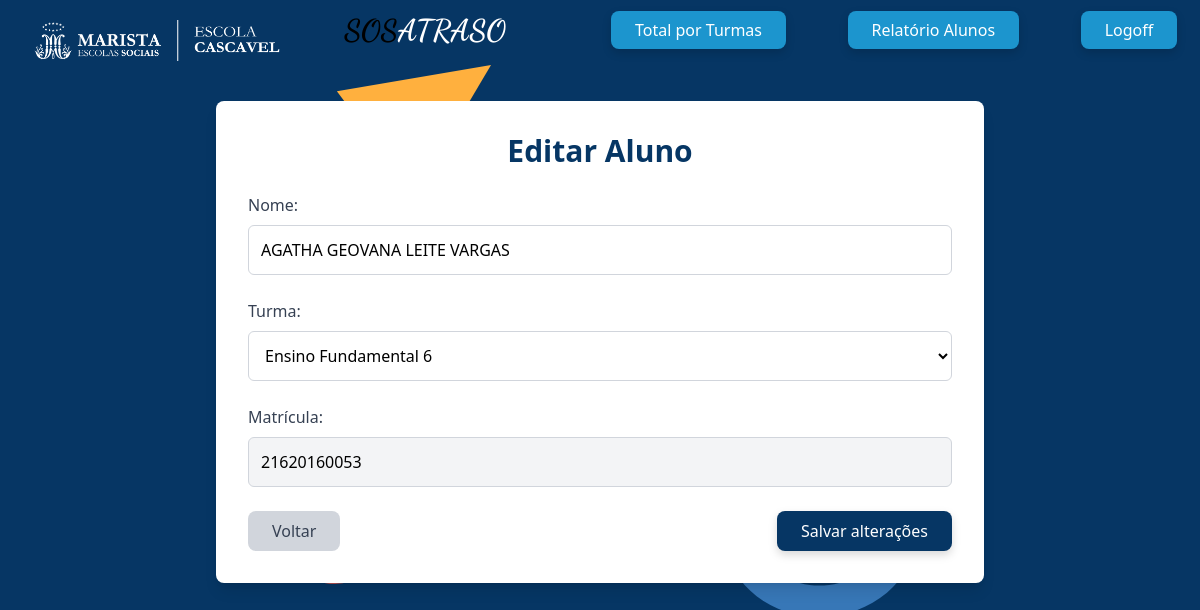
Page /admin/alunos/editalunos.php?matricula=21620160053 (signed in) on the committed database.
### tables this page shows
CREATE TABLE `alunos` (
  `matricula` varchar(120) NOT NULL,
  `nome` varchar(120) NOT NULL,
  `turma` varchar(50) NOT NULL
);

CREATE TABLE `turmas` (
  `id` varchar(12) NOT NULL,
  `turma` varchar(50) NOT NULL
);

### admin/alunos/editalunos.php (the view, shortened to what this page needs)
<?php
include('../../config/conexao.php');
include('../include/header.php');
$matricula = $_GET['matricula'];
$sql = "SELECT * FROM alunos WHERE matricula = :matricula";
$stmt = $pdo->prepare($sql);
$stmt->execute([':matricula' => $matricula]);
$aluno = $stmt->fetch();
$sql2 = 'SELECT * FROM turmas';
$stmt2 = $pdo->prepare($sql2);
$stmt2->execute();
$turmas = $stmt2->fetchAll();
?>
<div class="bg-white max-w-3xl mx-auto p-8 mt-10 rounded-lg shadow-lg">
    <h2 class="text-3xl font-bold mb-6 text-center text-marista">Editar Aluno</h2>
    <form action="./alunos.php" method="post" class="space-y-6">
        <div>
            <label class="block mb-2 font-medium text-gray-700">Nome:</label>
            <input
                type="text"
                name="nome"
                value="<?= htmlspecialchars($aluno['nome']) ?>"
                class="w-full border border-gray-300 rounded-md p-3 focus:outline-none focus:ring-2 focus:ring-marista"
                required
            >
        </div>
        <div>
            <label class="block mb-2 font-medium text-gray-700">Turma:</label>
            <select
                name="turma"
                class="w-full border border-gray-300 rounded-md p-3 focus:outline-none focus:ring-2 focus:ring-marista"
                required
            >
                <?php foreach ($turmas as $turma): ?>
                    <option value="<?= $turma['id']; ?>" <?= ($turma['id'] == $aluno['turma']) ? 'selected' : '' ?>>
                        <?= htmlspecialchars($turma['turma']) ?>
                    </option>
                <?php endforeach; ?>
            </select>
        </div>
        <div>
            <label class="block mb-2 font-medium text-gray-700">Matrícula:</label>
            <input
                type="text"
                name="matricula_exibida"
                value="<?= htmlspecialchars($aluno['matricula']) ?>"
                class="w-full border border-gray-300 rounded-md p-3 bg-gray-100 cursor-not-allowed"
                disabled
            >
        </div>
        <div class="flex justify-between mt-6">
            <a href="./alunos.php" class="bg-gray-300 text-gray-700 px-6 py-2 rounded-lg hover:bg-gray-400 transition">
                Voltar
            </a>
            <input type="submit" value="Salvar alterações"
                   class="bg-marista text-white px-6 py-2 rounded-lg drop-shadow-lg hover:bg-marista2 transition cursor-pointer">
        </div>
    </form>
</div>

### css/geral.css (style rules this page uses)
body { background-color: #063664 !important; margin: 0; background-image: url(../imagens/grafismo_pag_login.svg); background-position: center; background-position-y: -20%; background-repeat: no-repeat; }

### rows in the picture
alunos: nome "AGATHA GEOVANA LEITE VARGAS", turma "Ensino Fundamental 6", matricula_exibida "21620160053"
